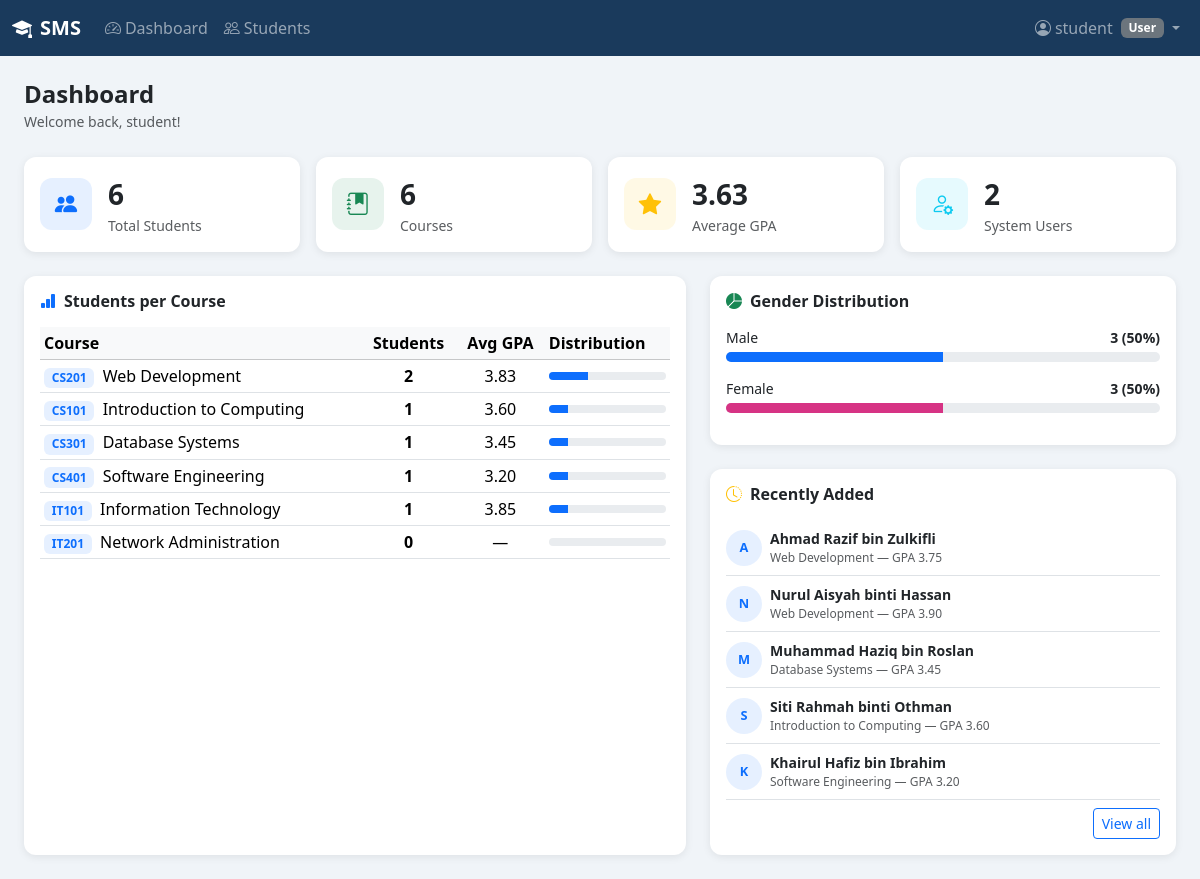
The app's page /dashboard.php (signed in) with its own data.
### tables this page shows
CREATE TABLE IF NOT EXISTS students (
    id INT AUTO_INCREMENT PRIMARY KEY,
    course_id INT NOT NULL,
    student_no VARCHAR(20) NOT NULL UNIQUE,
    name VARCHAR(100) NOT NULL,
    email VARCHAR(100) NOT NULL UNIQUE,
    phone VARCHAR(20),
    dob DATE,
    gender ENUM('Male','Female','Other') NOT NULL DEFAULT 'Male',
    gpa DECIMAL(3,2) DEFAULT 0.00,
    created_at TIMESTAMP DEFAULT CURRENT_TIMESTAMP,
    FOREIGN KEY (course_id) REFERENCES courses(id) ON DELETE RESTRICT
);

CREATE TABLE IF NOT EXISTS courses (
    id INT AUTO_INCREMENT PRIMARY KEY,
    code VARCHAR(20) NOT NULL UNIQUE,
    name VARCHAR(100) NOT NULL,
    credits INT NOT NULL DEFAULT 3
);

### dashboard.php (the view, shortened to what this page needs)
<?php
require_once 'config/db.php';
$totalStudents = 0;
$r = $conn->query("SELECT COUNT(*) AS cnt FROM students");
if ($r) $totalStudents = $r->fetch_assoc()['cnt'];
$totalCourses = 0;
$r = $conn->query("SELECT COUNT(*) AS cnt FROM courses");
if ($r) $totalCourses = $r->fetch_assoc()['cnt'];
$avgGpa = 0;
$r = $conn->query("SELECT ROUND(AVG(gpa), 2) AS avg FROM students");
if ($r) $avgGpa = $r->fetch_assoc()['avg'] ?? 0;
$totalUsers = 0;
$r = $conn->query("SELECT COUNT(*) AS cnt FROM users");
if ($r) $totalUsers = $r->fetch_assoc()['cnt'];
$courseStats = [];
$r = $conn->query("
    SELECT c.name AS course_name, c.code, COUNT(s.id) AS total,
           ROUND(AVG(s.gpa), 2) AS avg_gpa
    FROM courses c
    LEFT JOIN students s ON s.course_id = c.id
    GROUP BY c.id, c.name, c.code
    ORDER BY total DESC
");
if ($r) {
    while ($row = $r->fetch_assoc()) $courseStats[] = $row;
}
$genderStats = [];
$r = $conn->query("SELECT gender, COUNT(*) AS cnt FROM students GROUP BY gender ORDER BY cnt DESC");
if ($r) {
    while ($row = $r->fetch_assoc()) $genderStats[] = $row;
}
$recentStudents = [];
$r = $conn->query("
    SELECT s.student_no, s.name, s.gpa, s.created_at, c.name AS course_name
    FROM students s
    JOIN courses c ON s.course_id = c.id
    ORDER BY s.created_at DESC
    LIMIT 5
");
if ($r) {
    while ($row = $r->fetch_assoc()) $recentStudents[] = $row;
}
?>
<!DOCTYPE html>
<html lang="en">
<head>
    <link href="https://cdn.jsdelivr.net/npm/bootstrap@5.3.3/dist/css/bootstrap.min.css" rel="stylesheet">
    <link href="https://cdn.jsdelivr.net/npm/bootstrap-icons@1.11.3/font/bootstrap-icons.min.css" rel="stylesheet">
</head>
<body>
<?php include 'includes/navbar.php'; ?>
<div class="container-fluid py-4 px-4">
    <div class="d-flex justify-content-between align-items-center mb-4">
        <div>
            <h4 class="mb-0 fw-bold">Dashboard</h4>
            <small class="text-muted">Welcome back, <?= htmlspecialchars($_SESSION['username']) ?>!</small>
        </div>
    </div>
    <div class="row g-3 mb-4">
        <div class="col-6 col-md-3">
            <div class="card stat-card p-3">
                <div class="d-flex align-items-center gap-3">
                    <div class="stat-icon bg-primary bg-opacity-10 text-primary">
                        <i class="bi bi-people-fill"></i>
                    </div>
                    <div>
                        <div class="fs-3 fw-bold"><?= $totalStudents ?></div>
                        <div class="text-muted small">Total Students</div>
                    </div>
                </div>
            </div>
        </div>
        <div class="col-6 col-md-3">
            <div class="card stat-card p-3">
                <div class="d-flex align-items-center gap-3">
                    <div class="stat-icon bg-success bg-opacity-10 text-success">
                        <i class="bi bi-journal-bookmark-fill"></i>
                    </div>
                    <div>
                        <div class="fs-3 fw-bold"><?= $totalCourses ?></div>
                        <div class="text-muted small">Courses</div>
                    </div>
                </div>
            </div>
        </div>
        <div class="col-6 col-md-3">
            <div class="card stat-card p-3">
                <div class="d-flex align-items-center gap-3">
                    <div class="stat-icon bg-warning bg-opacity-10 text-warning">
                        <i class="bi bi-star-fill"></i>
                    </div>
                    <div>
                        <div class="fs-3 fw-bold"><?= number_format($avgGpa, 2) ?></div>
                        <div class="text-muted small">Average GPA</div>
                    </div>
                </div>
            </div>
        </div>
        <div class="col-6 col-md-3">
            <div class="card stat-card p-3">
                <div class="d-flex align-items-center gap-3">
                    <div class="stat-icon bg-info bg-opacity-10 text-info">
                        <i class="bi bi-person-gear"></i>
                    </div>
                    <div>
                        <div class="fs-3 fw-bold"><?= $totalUsers ?></div>
                        <div class="text-muted small">System Users</div>
                    </div>
                </div>
            </div>
        </div>
    </div>
    <div class="row g-4">
        <div class="col-lg-7">
            <div class="card stat-card p-3 h-100">
                <h6 class="fw-semibold mb-3"><i class="bi bi-bar-chart-fill me-2 text-primary"></i>Students per Course</h6>
                <?php if (empty($courseStats)): ?>
                    <p class="text-muted">No data.</p>
                <?php else: ?>
                <div class="table-responsive">
                    <table class="table table-sm table-hover align-middle mb-0">
                        <thead class="table-light">
                            <tr>
                                <th>Course</th>
                                <th class="text-center">Students</th>
                                <th class="text-center">Avg GPA</th>
                                <th>Distribution</th>
                            </tr>
                        </thead>
                        <tbody>
                        <?php foreach ($courseStats as $cs): ?>
                            <tr>
                                <td>
                                    <span class="badge bg-primary bg-opacity-10 text-primary me-1"><?= htmlspecialchars($cs['code']) ?></span>
                                    <?= htmlspecialchars($cs['course_name']) ?>
                                </td>
                                <td class="text-center fw-bold"><?= $cs['total'] ?></td>
                                <td class="text-center">
                                    <?= $cs['avg_gpa'] ? number_format($cs['avg_gpa'],2) : '—' ?>
                                </td>
                                <td style="min-width:100px">
                                    <?php $pct = $totalStudents > 0 ? ($cs['total']/$totalStudents*100) : 0; ?>
                                    <div class="progress" style="height:8px">
                                        <div class="progress-bar" style="width:<?= $pct ?>%"></div>
                                    </div>
                                </td>
                            </tr>
                        <?php endforeach; ?>
                        </tbody>
                    </table>
                </div>
                <?php endif; ?>
            </div>
        </div>
        <div class="col-lg-5">
            <div class="card stat-card p-3 mb-4">
                <h6 class="fw-semibold mb-3"><i class="bi bi-pie-chart-fill me-2 text-success"></i>Gender Distribution</h6>
                <?php if (empty($genderStats)): ?>
                    <p class="text-muted">No data.</p>
                <?php else: ?>
                <?php foreach ($genderStats as $g): ?>
                    <?php $gpct = $totalStudents > 0 ? ($g['cnt']/$totalStudents*100) : 0; ?>
                    <div class="d-flex justify-content-between mb-1">
                        <span class="small"><?= htmlspecialchars($g['gender']) ?></span>
                        <span class="small fw-semibold"><?= $g['cnt'] ?> (<?= round($gpct) ?>%)</span>
                    </div>
                    <div class="progress mb-3" style="height:10px">
                        <div class="progress-bar <?= $g['gender']==='Female' ? 'bg-pink' : '' ?>"
                             style="width:<?= $gpct ?>%; background:<?= $g['gender']==='Female' ? '#d63384' : ($g['gender']==='Male' ? '#0d6efd' : '#6c757d') ?>">
                        </div>
                    </div>
                <?php endforeach; ?>
                <?php endif; ?>
            </div>
            <div class="card stat-card p-3">
                <h6 class="fw-semibold mb-3"><i class="bi bi-clock-history me-2 text-warning"></i>Recently Added</h6>
                <?php if (empty($recentStudents)): ?>
                    <p class="text-muted">No students yet.</p>
                <?php else: ?>
                <ul class="list-unstyled mb-0">
                <?php foreach ($recentStudents as $rs): ?>
                    <li class="d-flex align-items-center gap-2 py-2 border-bottom">
                        <div class="rounded-circle bg-primary bg-opacity-10 text-primary fw-bold d-flex align-items-center justify-content-center"
                             style="width:36px;height:36px;font-size:.8rem;flex-shrink:0">
                            <?= strtoupper(substr($rs['name'],0,1)) ?>
                        </div>
                        <div class="overflow-hidden">
                            <div class="fw-semibold text-truncate small"><?= htmlspecialchars($rs['name']) ?></div>
                            <div class="text-muted" style="font-size:.75rem">
                                <?= htmlspecialchars($rs['course_name']) ?> &mdash; GPA <?= number_format($rs['gpa'],2) ?>
                            </div>
                        </div>
                    </li>
                <?php endforeach; ?>
                </ul>
                <div class="mt-2 text-end">
                    <a href="students/index.php" class="btn btn-sm btn-outline-primary">View all</a>
                </div>
                <?php endif; ?>
            </div>
        </div>
    </div>
</div>
</body>
</html>

### dashboard.php (style rules this page uses)
body { background: #f0f4f8; }
.stat-card { border-radius: 12px; border: none; box-shadow: 0 2px 8px rgba(0,0,0,.08); }
.stat-icon { width: 52px; height: 52px; border-radius: 12px; display:flex; align-items:center; justify-content:center; font-size:1.4rem; }

### records on screen
students: name "A", name "Ahmad Razif bin Zulkifli", course.name "Web Development", gpa "3.75"
students: name "N", name "Nurul Aisyah binti Hassan", course.name "Web Development", gpa "3.90"
students: name "M", name "Muhammad Haziq bin Roslan", course.name "Database Systems", gpa "3.45"
students: name "S", name "Siti Rahmah binti Othman", course.name "Introduction to Computing", gpa "3.60"
students: name "K", name "Khairul Hafiz bin Ibrahim", course.name "Software Engineering", gpa "3.20"

### other values on screen
$_SESSION['username'] "student"
$_SESSION['role'] "User"
$totalStudents "6"
$totalCourses "6"
$avgGpa "3.63"
$totalUsers "2"
$cs['code'] "CS201"
$cs['course_name'] "Web Development"
$cs['total'] "2"
$cs['avg_gpa'] "3.83"
$cs['code'] "CS101"
$cs['course_name'] "Introduction to Computing"
$cs['total'] "1"
$cs['avg_gpa'] "3.60"
$cs['code'] "CS301"
